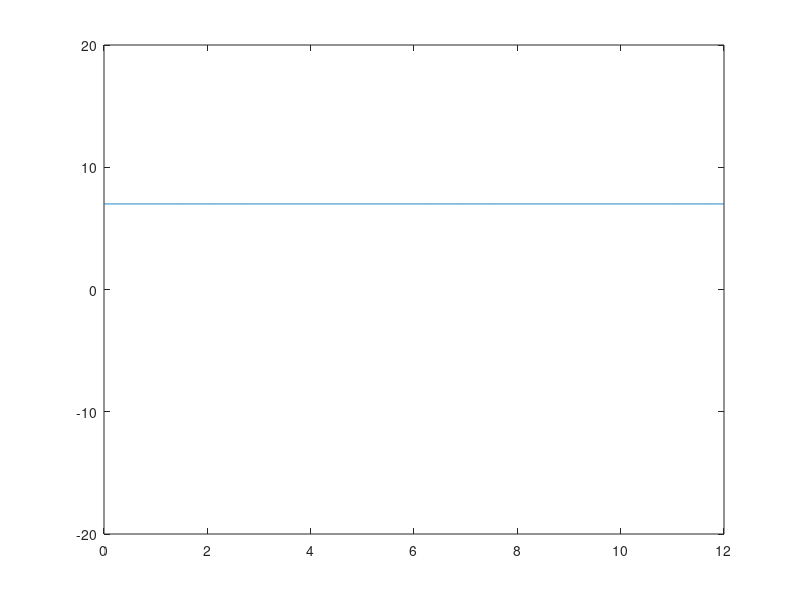

Reproduce this figure in MATLAB.
%mem clear func
clc;
clear;
clear all;
warning off;
%8lvl PAM
%MOD index
M = 8;
for i=1:M
    a(i) = 2*i-1-M;
end
%disp(a);
%bit sequence
n = randi(1, 12);
disp(n);
%unipolar coding
for j = 1:length(n)
    if n(j) == 1
        y(j) = 1;
    else 
        y(j) = 0;
    end
end
%disp(y);
%pulse shaping
pam8 = [];
for k = 1:3:length(n)-1
    if n(k) == 0 && n(k+1) == 0 && n(k+2) == 0
        pam = a(1);
    elseif n(k) == 0 && n(k+1) == 0 && n(k+2) == 1
        pam = a(2);
    elseif n(k) == 0 && n(k+1) == 1 && n(k+2) == 0
        pam = a(3);
    elseif n(k) == 0 && n(k+1) == 1 && n(k+2) == 1 
        pam = a(4);
    elseif n(k) == 1 && n(k+1) == 0 && n(k+2) == 0
        pam = a(5);
    elseif n(k) == 1 && n(k+1) == 0 && n(k+2) == 1
        pam = a(6);
    elseif n(k) == 1 && n(k+1) == 1 && n(k+2) == 0
        pam = a(7);
    else
        pam = a(8);
    end
    pam8 = [pam8 pam];
end
disp(pam8);
%pulse shaping
i = 1;
l = 3;
t = 0:0.01:length(n);
for jj=1:length(t)
    if t(jj) <= l
        y(jj) = pam8(i);
    else
        y(jj) = pam8(i);
        l = l+3;
        i = i+1;
    end
end
plot(t, y);
axis([0 length(n) -20 20]);